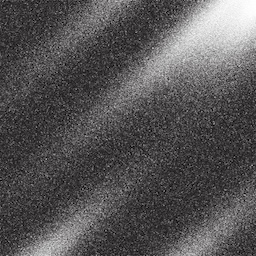
#> input picture input_images/noise.png, 256 x 256 px; its folder holds only this picture in this run
$ python main.py
#> lines starting #> are read from the running program, lines starting #| are printed output that depends on the picture
from PIL import Image
import numpy as np
from collections import Counter
import heapq
import matplotlib.pyplot as plt
import math
import time
import os
import csv

class Node:
    def __init__(self, symbol, freq):
        self.symbol = symbol
        self.freq = freq
        self.left = None
        self.right = None

    def __lt__(self, other):
        return self.freq < other.freq

def build_huffman_tree(freq_map):
    heap = [Node(sym, freq) for sym, freq in freq_map.items()]
    heapq.heapify(heap)

    if len(heap) == 1:
        only = heapq.heappop(heap)
        root = Node(None, only.freq)
        root.left = only
        return root

    while len(heap) > 1:
        node1 = heapq.heappop(heap)
        node2 = heapq.heappop(heap)

        merged = Node(None, node1.freq + node2.freq)
        merged.left = node1
        merged.right = node2

        heapq.heappush(heap, merged)

    return heap[0]

def build_codes(node, prefix="", codebook=None):
    if codebook is None:
        codebook = {}

    if node is not None:
        if node.symbol is not None:
            codebook[node.symbol] = prefix if prefix != "" else "0"

        build_codes(node.left, prefix + "0", codebook)
        build_codes(node.right, prefix + "1", codebook)

    return codebook

def huffman_encode(values):
    freq_map = Counter(values)
    tree = build_huffman_tree(freq_map)
    codes = build_codes(tree)
    encoded_data = ''.join(codes[value] for value in values)

    return encoded_data, codes, freq_map

def huffman_decode(encoded_data, codes):
    reverse_codes = {v: k for k, v in codes.items()}

    decoded = []
    current_code = ""

    for bit in encoded_data:
        current_code += bit

        if current_code in reverse_codes:
            decoded.append(reverse_codes[current_code])
            current_code = ""

    return decoded

def rle_encode(values):
    encoded = []

    if len(values) == 0:
        return encoded

    current_value = values[0]
    count = 1

    for value in values[1:]:
        if value == current_value:
            count += 1
        else:
            encoded.append((current_value, count))
            current_value = value
            count = 1

    encoded.append((current_value, count))

    return encoded

def rle_decode(encoded):
    decoded = []

    for value, count in encoded:
        decoded.extend([value] * count)

    return decoded

def calculate_rle_bits(encoded):
    return len(encoded) * 24

def calculate_mse(original, restored):
    original = original.astype(np.float64)
    restored = restored.astype(np.float64)
    return np.mean((original - restored) ** 2)

def calculate_psnr(original, restored):
    mse = calculate_mse(original, restored)

    if mse == 0:
        return float("inf")

    return 10 * math.log10((255 ** 2) / mse)

def entropy(values):
    freq = Counter(values)
    total = len(values)
    result = 0

    for count in freq.values():
        p = count / total
        result -= p * math.log2(p)

    return result

def normalized_autocorrelation(signal):
    signal = signal.astype(np.float64)

    n = len(signal)
    mean = np.mean(signal)
    var = np.var(signal)

    autocorr = []

    for k in range(n // 2):
        numerator = np.sum((signal[:n - k] - mean) * (signal[k:] - mean))
        denominator = (n - k) * var

        autocorr.append(numerator / denominator if denominator != 0 else 0)

    return np.array(autocorr)

def reconstruct_image(diff, first_column, shape):
    rows, cols = shape

    restored = np.zeros((rows, cols), dtype=np.int16)
    restored[:, 0] = first_column

    for j in range(1, cols):
        restored[:, j] = restored[:, j - 1] + diff[:, j - 1]

    return np.clip(restored, 0, 255).astype(np.uint8)

def save_plot(path):
    plt.tight_layout()
    plt.savefig(path, dpi=300)
    plt.close()


def analyze_single_image(image_path, output_dir):
#> called with image_path = 'input_images/noise.png', output_dir = 'output_images'
    image_name = os.path.splitext(os.path.basename(image_path))[0]
    image_output_dir = os.path.join(output_dir, image_name)
    os.makedirs(image_output_dir, exist_ok=True)

    img = Image.open(image_path).convert("L")
    data = np.array(img, dtype=np.uint8)

    rows, cols = data.shape
#> rows = 256; cols = 256
    original_bits = data.size * 8
#> original_bits = 524288

    pixels_flat = data.flatten().tolist()
#> pixels_flat = 65536 items

    encoded_pixels, pixel_codes, pixel_freqs = huffman_encode(pixels_flat)
#> in huffman_encode, `freq_map = Counter(values)`: freq_map = 256 items
#> the loop in build_huffman_tree, `while len(heap) > 1:` made 255 passes
#> pixel_codes = 256 items; pixel_freqs = 256 items
    decoded_pixels = huffman_decode(encoded_pixels, pixel_codes)
#> after the loop in huffman_decode, `for bit in encoded_data:`: current_code = ''; decoded = 65536 items
#> decoded_pixels = 65536 items

    restored_huffman = np.array(decoded_pixels, dtype=np.uint8).reshape(rows, cols)

    huffman_bits = len(encoded_pixels)
#> huffman_bits = 472874
    huffman_ratio = original_bits / huffman_bits
#> huffman_ratio = 1.11
    huffman_redundancy = (1 - huffman_bits / original_bits) * 100
#> huffman_redundancy = 9.81
    huffman_psnr = calculate_psnr(data, restored_huffman)
#> in calculate_psnr, `mse = calculate_mse(original, restored)`: mse = 0
#> huffman_psnr = inf
    pixel_entropy = entropy(pixels_flat)
#> in entropy, `freq = Counter(values)`: freq = 256 items
#> in entropy, `total = len(values)`: total = 65536
#> the loop in entropy, `for count in freq.values():` made 256 passes
#> (count, p, result) on passes 1 to 3: (771, 0.0118, 0.0754), (1009, 0.0154, 0.168), (881, 0.0134, 0.252)
#> after the loop in entropy, `for count in freq.values():`: result = 7.19
#> pixel_entropy = 7.19

    rle_encoded = rle_encode(pixels_flat)
#> in rle_encode, `current_value = values[0]`: current_value = 76
#> the loop in rle_encode, `for value in values[1:]:` made 65535 passes
#> (value, current_value, count) on passes 1 to 12: (60, 60, 1), (68, 68, 1), (122, 122, 1), (64, 64, 1), (39, 39, 1), (103, 103, 1), (104, 104, 1), (60, 60, 1), (64, 64, 1), (75, 75, 1), (67, 67, 1), (87, 87, 1)
#> (current_value, count) on passes 61, 63, 64, 65, 66, 67: (102, 1), (68, 1), (62, 1), (84, 1), (52, 1), (45, 1)
#> after the loop in rle_encode, `for value in values[1:]:`: encoded = 64196 items
#> rle_encoded = 64197 items
    rle_decoded = rle_decode(rle_encoded)
#> the loop in rle_decode, `for value, count in encoded:` made 64197 passes
#> value on passes 1 to 3: 76, 60, 68
#> after the loop in rle_decode, `for value, count in encoded:`: decoded = 65536 items
#> rle_decoded = 65536 items

    restored_rle = np.array(rle_decoded, dtype=np.uint8).reshape(rows, cols)

    rle_bits = calculate_rle_bits(rle_encoded)
#> rle_bits = 1540728
    rle_ratio = original_bits / rle_bits
#> rle_ratio = 0.34
    rle_redundancy = (1 - rle_bits / original_bits) * 100
#> rle_redundancy = -193.9
    rle_psnr = calculate_psnr(data, restored_rle)
#> rle_psnr = inf

    data_int = data.astype(np.int16)

    diff = data_int[:, 1:] - data_int[:, :-1]
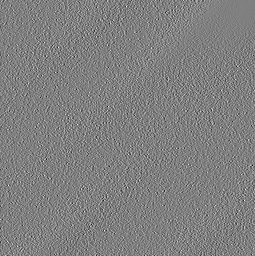
#> diff: shape (256, 255) int16; min -155, max 154, mean 0.2; drawn with min black and max white
    diff_flat = diff.flatten().tolist()
#> diff_flat = 65280 items

    encoded_diff, diff_codes, diff_freqs = huffman_encode(diff_flat)
#> the loop in build_huffman_tree (call 2), `while len(heap) > 1:` made 245 passes
#> diff_codes = 246 items; diff_freqs = 246 items
    decoded_diff = huffman_decode(encoded_diff, diff_codes)
#> decoded_diff = 65280 items

    decoded_diff = np.array(decoded_diff, dtype=np.int16).reshape(rows, cols - 1)
    restored_diff = reconstruct_image(decoded_diff, data_int[:, 0], (rows, cols))
#> in reconstruct_image, `restored[:, 0] = first_column`:
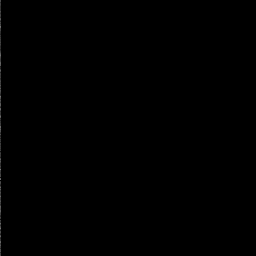
#> restored: shape (256, 256) int16; min 0, max 119, mean 0.3

    first_column_bits = rows * 8
#> first_column_bits = 2048
    diff_huffman_bits = len(encoded_diff) + first_column_bits
#> diff_huffman_bits = 439692

    diff_huffman_ratio = original_bits / diff_huffman_bits
#> diff_huffman_ratio = 1.19
    diff_huffman_redundancy = (1 - diff_huffman_bits / original_bits) * 100
#> diff_huffman_redundancy = 16.14
    diff_huffman_psnr = calculate_psnr(data, restored_diff)
#> diff_huffman_psnr = inf
    diff_entropy = entropy(diff_flat)
#> the loop in entropy (call 2), `for count in freq.values():` made 246 passes
#> (count, p, result) on passes 1 to 3: (868, 0.0133, 0.0829), (1007, 0.0154, 0.176), (91, 0.00139, 0.189)
#> diff_entropy = 6.68

    plt.figure(figsize=(6, 5))
    plt.title(f"Оригінальне зображення: {image_name}")
    plt.imshow(data, cmap="gray")
    plt.axis("off")
    save_plot(os.path.join(image_output_dir, "01_original_image.png"))

    plt.figure(figsize=(6, 5))
    plt.title(f"Різницеве зображення: {image_name}")
    plt.imshow(diff, cmap="gray")
    plt.axis("off")
    save_plot(os.path.join(image_output_dir, "02_difference_image.png"))

    plt.figure(figsize=(10, 4))
    plt.title(f"Гістограма яскравостей: {image_name}")
    plt.xlabel("Значення яскравості")
    plt.ylabel("Частота")
    plt.bar(pixel_freqs.keys(), pixel_freqs.values(), color="gray")
    plt.grid(True)
    save_plot(os.path.join(image_output_dir, "03_pixel_histogram.png"))
#> in save_plot (call 3), `plt.savefig(path, dpi=300)`:
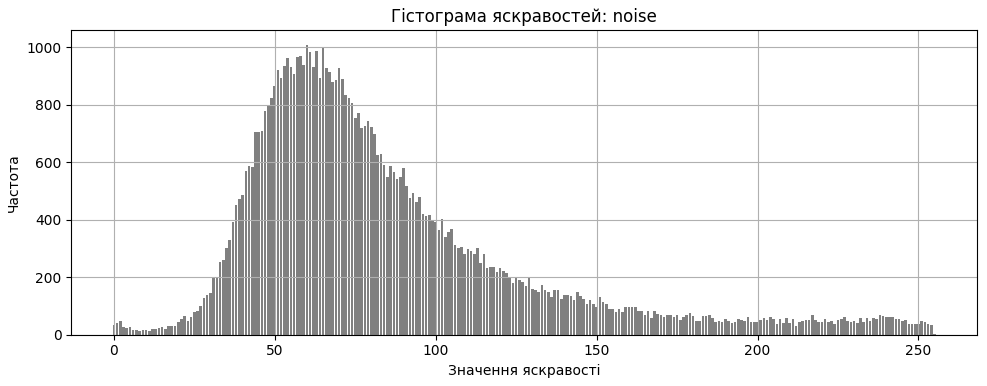
#> figure drawn by matplotlib, 1 panel; tallest bar 1009 high, from x = 59.6 to 60.4

    plt.figure(figsize=(10, 4))
    plt.title(f"Гістограма різниць: {image_name}")
    plt.xlabel("Значення різниці")
    plt.ylabel("Частота")
    plt.bar(diff_freqs.keys(), diff_freqs.values(), color="gray")
    plt.grid(True)
    save_plot(os.path.join(image_output_dir, "04_difference_histogram.png"))
#> in save_plot (call 4), `plt.savefig(path, dpi=300)`:
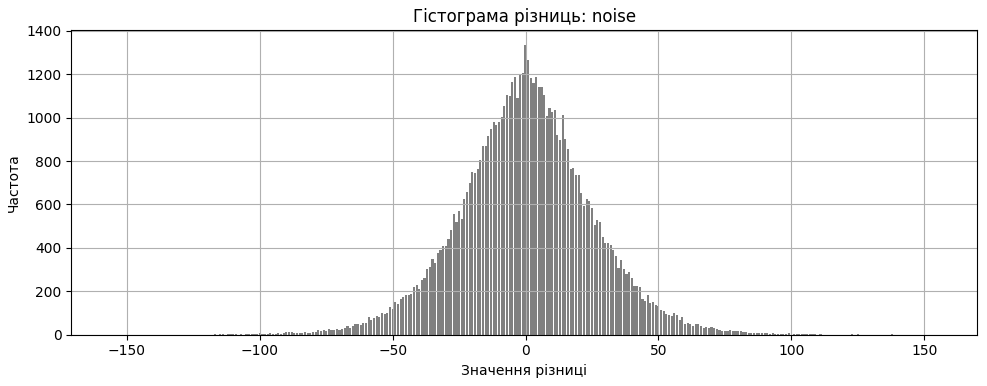
#> figure drawn by matplotlib, 1 panel; tallest bar 1335 high, from x = -0.4 to 0.4

    sample_row = data[rows // 2]
#> sample_row = 256 values, max 146 at index 99, min 0 at index 36, mean 64.66
    autocorr = normalized_autocorrelation(sample_row)
#> in normalized_autocorrelation, `signal = signal.astype(np.float64)`: signal has the same summary as sample_row in analyze_single_image
#> in normalized_autocorrelation, `n = len(signal)`: n = 256
#> in normalized_autocorrelation, `mean = np.mean(signal)`: mean = 64.66
#> in normalized_autocorrelation, `var = np.var(signal)`: var = 533.6
#> the loop in normalized_autocorrelation, `for k in range(n // 2):` made 128 passes
#> (numerator, denominator) on passes 1 to 12: (136603.8, 136603.8), (46053.4, 136070.1), (26786.7, 135536.5), (35558.1, 135002.9), (32597.2, 134469.3), (51622.6, 133935.7), (45732.4, 133402.1), (41477.8, 132868.5), (34191.4, 132334.9), (32256.8, 131801.3), (41085.7, 131267.7), (15309, 130734.1)

    plt.figure(figsize=(8, 4))
    plt.title(f"Нормалізована автокореляція: {image_name}")
    plt.xlabel("Зсув")
    plt.ylabel("Коефіцієнт кореляції")
    plt.plot(autocorr)
    plt.grid(True)
    save_plot(os.path.join(image_output_dir, "05_autocorrelation.png"))
#> in save_plot (call 5), `plt.savefig(path, dpi=300)`:
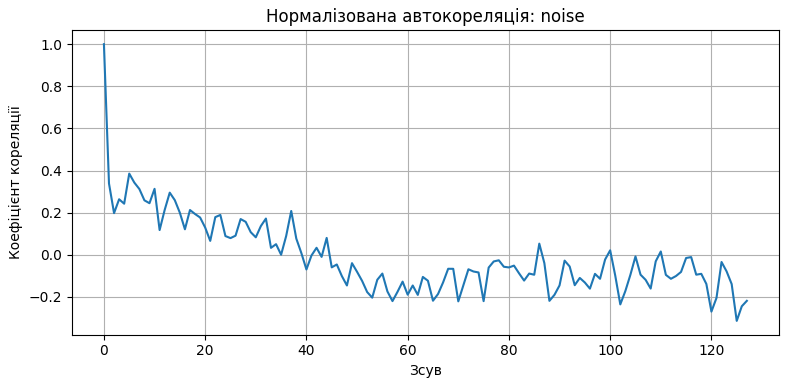
#> figure drawn by matplotlib, 1 panel; curve peaks at x = 0, y = 1

    methods = ["Хаффман", "RLE", "Різниця + Хаффман"]
    ratios = [huffman_ratio, rle_ratio, diff_huffman_ratio]

    plt.figure(figsize=(8, 4))
    plt.title(f"Порівняння коефіцієнтів стиснення: {image_name}")
    plt.ylabel("Коефіцієнт стиснення")
    plt.bar(methods, ratios, color="gray")
    plt.grid(axis="y")
    save_plot(os.path.join(image_output_dir, "06_compression_ratio_comparison.png"))
#> in save_plot (call 6), `plt.savefig(path, dpi=300)`:
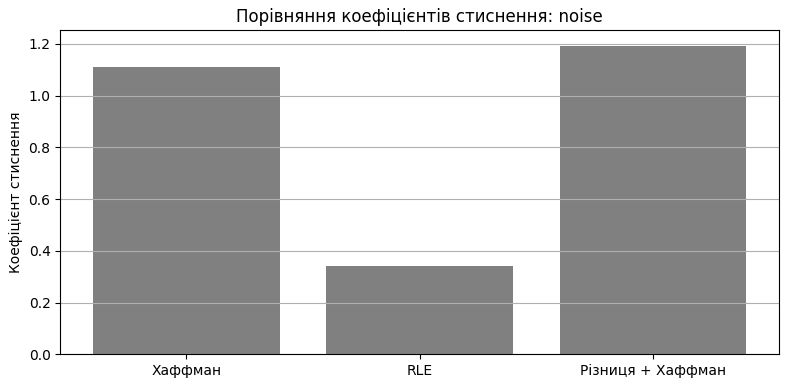
#> figure drawn by matplotlib, 1 panel; tallest bar 1.19 high, from x = 1.6 to 2.4

    fig, axs = plt.subplots(1, 4, figsize=(16, 5))

    axs[0].imshow(data, cmap="gray")
    axs[0].set_title("Оригінал")
    axs[0].axis("off")

    axs[1].imshow(restored_huffman, cmap="gray")
    axs[1].set_title("Хаффман")
    axs[1].axis("off")

    axs[2].imshow(restored_rle, cmap="gray")
    axs[2].set_title("RLE")
    axs[2].axis("off")

    axs[3].imshow(restored_diff, cmap="gray")
    axs[3].set_title("Різниця + Хаффман")
    axs[3].axis("off")

    save_plot(os.path.join(image_output_dir, "07_restored_images_comparison.png"))

    results = [
        [
            image_name,
            "Хаффман",
            original_bits,
            huffman_bits,
            round(huffman_ratio, 3),
            round(huffman_redundancy, 2),
            "inf" if huffman_psnr == float("inf") else round(huffman_psnr, 2),
            round(pixel_entropy, 4)
        ],
        [
            image_name,
            "RLE",
            original_bits,
            rle_bits,
            round(rle_ratio, 3),
            round(rle_redundancy, 2),
            "inf" if rle_psnr == float("inf") else round(rle_psnr, 2),
            round(pixel_entropy, 4)
        ],
        [
            image_name,
            "Різницеве перетворення + Хаффман",
            original_bits,
            diff_huffman_bits,
            round(diff_huffman_ratio, 3),
            round(diff_huffman_redundancy, 2),
            "inf" if diff_huffman_psnr == float("inf") else round(diff_huffman_psnr, 2),
            round(diff_entropy, 4)
        ]
    ]

    return results

def save_all_results_to_csv(results, filename):
    with open(filename, mode="w", newline="", encoding="utf-8-sig") as file:
        writer = csv.writer(file)

        writer.writerow([
            "Зображення",
            "Метод",
            "Оригінальний розмір, біт",
            "Стиснутий розмір, біт",
            "Коефіцієнт стиснення",
            "Відносна надлишковість, %",
            "PSNR, дБ",
            "Ентропія, біт/символ"
        ])

        writer.writerows(results)

def analyze_folder(input_dir="input_images", output_dir="output_images"):
    start_time = time.time()

    os.makedirs(input_dir, exist_ok=True)
    os.makedirs(output_dir, exist_ok=True)

    allowed_extensions = (".png", ".jpg", ".jpeg", ".bmp", ".tif", ".tiff")

    image_files = [
        os.path.join(input_dir, file)
        for file in os.listdir(input_dir)
        if file.lower().endswith(allowed_extensions)
    ]

    if not image_files:
        print("У папці input_images немає зображень.")
        print("Додай туди файли .png, .jpg, .jpeg або .bmp і запусти програму ще раз.")
        return

    all_results = []

    for image_path in image_files:
        print(f"Обробка зображення: {image_path}")
        image_results = analyze_single_image(image_path, output_dir)
        all_results.extend(image_results)

    csv_path = os.path.join(output_dir, "all_compression_results.csv")
    save_all_results_to_csv(all_results, csv_path)

    print()
    print("=== Обробку завершено ===")
    print(f"Кількість оброблених зображень: {len(image_files)}")
    print(f"Загальна таблиця результатів: {csv_path}")
    print(f"Папка з усіма графіками: {output_dir}")
    print(f"Час виконання: {time.time() - start_time:.4f} с")

if __name__ == "__main__":
    analyze_folder("input_images", "output_images")

$ run again, on input_images/texture.png
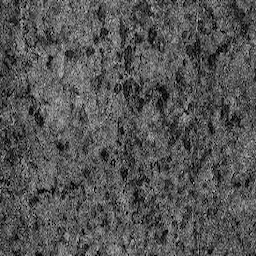
#> input picture input_images/texture.png, 256 x 256 px
#> pixels_flat = 65536 items
#> freq_map = 197 items
#> the loop in build_huffman_tree, `while len(heap) > 1:` made 196 passes
#> after the loop in huffman_decode, `for bit in encoded_data:`: current_code = ''; decoded = 65536 items
#> huffman_bits = 464615
#> huffman_ratio = 1.13
#> huffman_redundancy = 11.38
#> mse = 0
#> huffman_psnr = inf
#> freq = 197 items
#> total = 65536
#> the loop in entropy, `for count in freq.values():` made 197 passes
#> (count, p, result) on passes 1 to 3: (614, 0.00937, 0.0631), (546, 0.00833, 0.121), (832, 0.0127, 0.201)
#> after the loop in entropy, `for count in freq.values():`: result = 7.05
#> in rle_encode, `current_value = values[0]`: current_value = 71
#> the loop in rle_encode, `for value in values[1:]:` made 65535 passes
#> (value, current_value, count) on passes 1 to 8: (58, 58, 1), (87, 87, 1), (90, 90, 1), (141, 141, 1), (132, 132, 1), (89, 89, 1), (133, 133, 1), (95, 95, 1)
#> after the loop in rle_encode, `for value in values[1:]:`: encoded = 64744 items
#> rle_encoded = 64745 items
#> the loop in rle_decode, `for value, count in encoded:` made 64745 passes
#> (value, count) on passes 1 to 3: (71, 1), (58, 1), (87, 1)
#> after the loop in rle_decode, `for value, count in encoded:`: decoded = 65536 items
#> rle_bits = 1553880
#> rle_ratio = 0.337
#> rle_redundancy = -196.4
#> rle_psnr = inf
#> in analyze_single_image, `diff = data_int[:, 1:] - data_int[:, :-1]`:
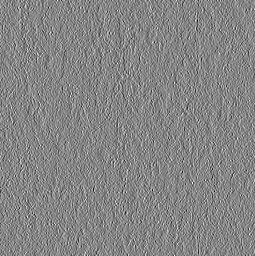
#> diff: shape (256, 255) int16; min -194, max 177, mean 0; drawn with min black and max white
#> diff_flat = 65280 items
#> the loop in build_huffman_tree (call 2), `while len(heap) > 1:` made 324 passes
#> diff_codes = 325 items
#> decoded_diff = 65280 items
#> diff_huffman_bits = 475583
#> diff_huffman_ratio = 1.1
#> diff_huffman_redundancy = 9.29
#> diff_huffman_psnr = inf
#> the loop in entropy (call 2), `for count in freq.values():` made 325 passes
#> (count, p, result) on passes 1 to 3: (750, 0.0115, 0.074), (543, 0.00832, 0.132), (775, 0.0119, 0.207)
#> diff_entropy = 7.21
#> sample_row = 256 values, max 175 at index 93, min 0 at index 170, mean 84.45
#> signal has the same summary as sample_row in analyze_single_image
#> n = 256
#> mean = 84.45
#> var = 1125
#> the loop in normalized_autocorrelation, `for k in range(n // 2):` made 128 passes
#> (numerator, denominator) on passes 1 to 8: (287999.4, 287999.4), (95319.3, 286874.4), (24276.9, 285749.4), (20925.9, 284624.4), (27509.1, 283499.4), (15450.4, 282374.4), (-20340.9, 281249.5), (-17866.8, 280124.5)
#> in save_plot (call 6), `plt.savefig(path, dpi=300)`:
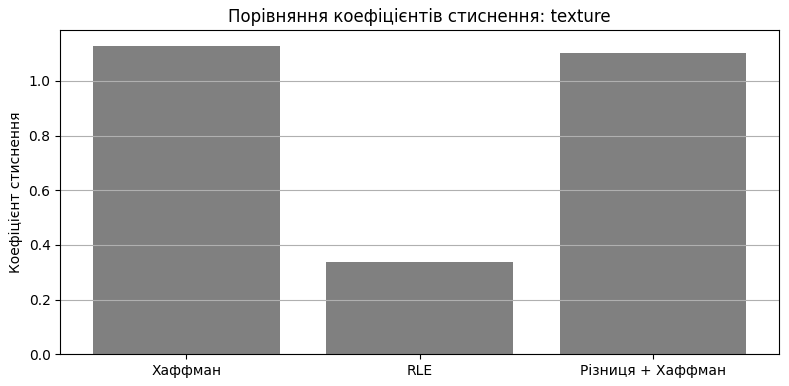
#> figure drawn by matplotlib, 1 panel; tallest bar 1.13 high, from x = -0.4 to 0.4
